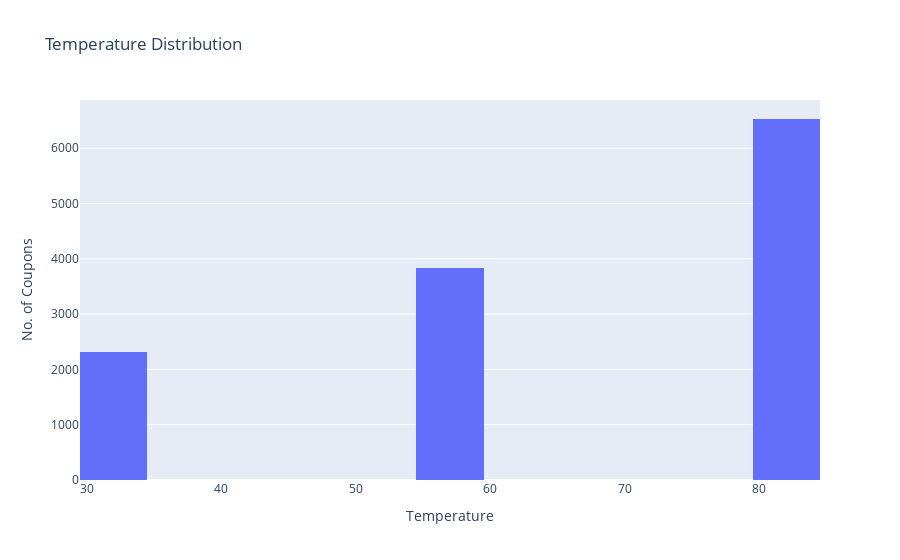

Notebook cell for this chart:
### Code cell
# Create a histogram for the 'temperature' column
# Create a histogram using Plotly
fig = px.histogram(data, x='temperature', nbins=20, title='Temperature Distribution', labels={'temperature': 'Temperature'})

# Update layout for better visualization
fig.update_layout(xaxis_title='Temperature', yaxis_title='No. of Coupons')

# Show the plot
fig.show()

### Figure 1 — Plotly figure (JSON) as saved in the notebook; plotly's stock layout.template omitted (floating-point values rounded to 4 significant figures; data arrays with more than 128 entries replaced by an {"elided": "..."} marker saying what was removed)
{"data": [{"alignmentgroup": "True", "bingroup": "x", "hovertemplate": "Temperature=%{x}<br>count=%{y}<extra></extra>", "legendgroup": "", "marker": {"color": "#636efa", "pattern": {"shape": ""}}, "name": "", "nbinsx": 20, "offsetgroup": "", "orientation": "v", "showlegend": false, "type": "histogram", "x": {"elided": "12684 int values"}, "xaxis": "x", "yaxis": "y"}], "layout": {"autosize": true, "barmode": "relative", "legend": {"tracegroupgap": 0}, "title": {"text": "Temperature Distribution"}, "xaxis": {"anchor": "y", "autorange": true, "domain": [0, 1], "range": [29.5, 84.5], "title": {"text": "Temperature"}, "type": "linear"}, "yaxis": {"anchor": "x", "autorange": true, "domain": [0, 1], "range": [0, 6872.0], "title": {"text": "No. of Coupons"}}}}
